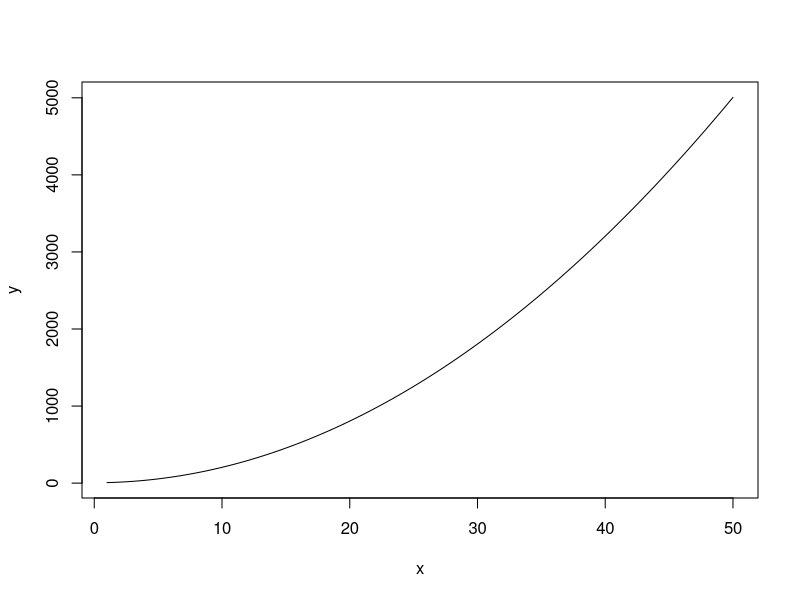

This figure's R source: (Note: this script raises an error after producing the figure.)
# plot equation in Base in R
curve(2*x^2+5, from = 1, to = 50, xlab = "x", ylab = "y")

# plot points by simply type="p" in the curve()
curve(2*x^2 + 5, from = 1, to = 50, xlab = "x", ylab = "y", type = p)

# plot equation in ggplot2
library("ggplot2")
my_equation <- function(x){2*x^2+5}

# plot equation
ggplot(data.frame(x=c(1, 50)), aes(x=x)) +
  stat_function(fun = my_equation)
